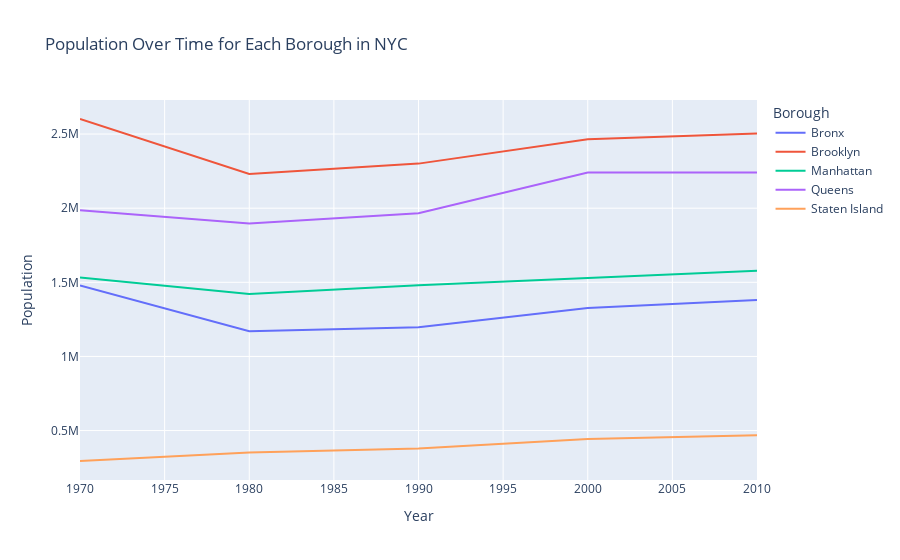

The notebook cell saved with this chart:
### Code cell
fig4 = px.line(
    city_pop,
    x = "year",
    y = "population",
    color = "Borough",
    title = "Population Over Time for Each Borough in NYC",
    labels = {"year":"Year", "population":"Population", }
)


fig4.show()

### Figure 1 — Plotly figure (JSON) as saved in the notebook; plotly's stock layout.template omitted (floating-point values rounded to 4 significant figures)
{"data": [{"hovertemplate": "Borough=Bronx<br>Year=%{x}<br>Population=%{y}<extra></extra>", "legendgroup": "Bronx", "line": {"color": "#636efa", "dash": "solid"}, "marker": {"symbol": "circle"}, "mode": "lines", "name": "Bronx", "orientation": "v", "showlegend": true, "type": "scatter", "x": [1970, 1980, 1990, 2000, 2010], "xaxis": "x", "y": [1478524, 1170349, 1197420, 1327454, 1380697], "yaxis": "y"}, {"hovertemplate": "Borough=Brooklyn<br>Year=%{x}<br>Population=%{y}<extra></extra>", "legendgroup": "Brooklyn", "line": {"color": "#EF553B", "dash": "solid"}, "marker": {"symbol": "circle"}, "mode": "lines", "name": "Brooklyn", "orientation": "v", "showlegend": true, "type": "scatter", "x": [1970, 1980, 1990, 2000, 2010], "xaxis": "x", "y": [2601668, 2230849, 2300650, 2465299, 2504609], "yaxis": "y"}, {"hovertemplate": "Borough=Manhattan<br>Year=%{x}<br>Population=%{y}<extra></extra>", "legendgroup": "Manhattan", "line": {"color": "#00cc96", "dash": "solid"}, "marker": {"symbol": "circle"}, "mode": "lines", "name": "Manhattan", "orientation": "v", "showlegend": true, "type": "scatter", "x": [1970, 1980, 1990, 2000, 2010], "xaxis": "x", "y": [1532399, 1421260, 1479844, 1529357, 1577385], "yaxis": "y"}, {"hovertemplate": "Borough=Queens<br>Year=%{x}<br>Population=%{y}<extra></extra>", "legendgroup": "Queens", "line": {"color": "#ab63fa", "dash": "solid"}, "marker": {"symbol": "circle"}, "mode": "lines", "name": "Queens", "orientation": "v", "showlegend": true, "type": "scatter", "x": [1970, 1980, 1990, 2000, 2010], "xaxis": "x", "y": [1985995, 1896401, 1965471, 2240510, 2241021], "yaxis": "y"}, {"hovertemplate": "Borough=Staten Island<br>Year=%{x}<br>Population=%{y}<extra></extra>", "legendgroup": "Staten Island", "line": {"color": "#FFA15A", "dash": "solid"}, "marker": {"symbol": "circle"}, "mode": "lines", "name": "Staten Island", "orientation": "v", "showlegend": true, "type": "scatter", "x": [1970, 1980, 1990, 2000, 2010], "xaxis": "x", "y": [294675, 351866, 378706, 442588, 467968], "yaxis": "y"}], "layout": {"autosize": true, "legend": {"title": {"text": "Borough"}, "tracegroupgap": 0}, "title": {"text": "Population Over Time for Each Borough in NYC"}, "xaxis": {"anchor": "y", "autorange": true, "domain": [0, 1], "range": [1970, 2010], "title": {"text": "Year"}, "type": "linear"}, "yaxis": {"anchor": "x", "autorange": true, "domain": [0, 1], "range": [166500.0, 2730000.0], "title": {"text": "Population"}, "type": "linear"}}}
